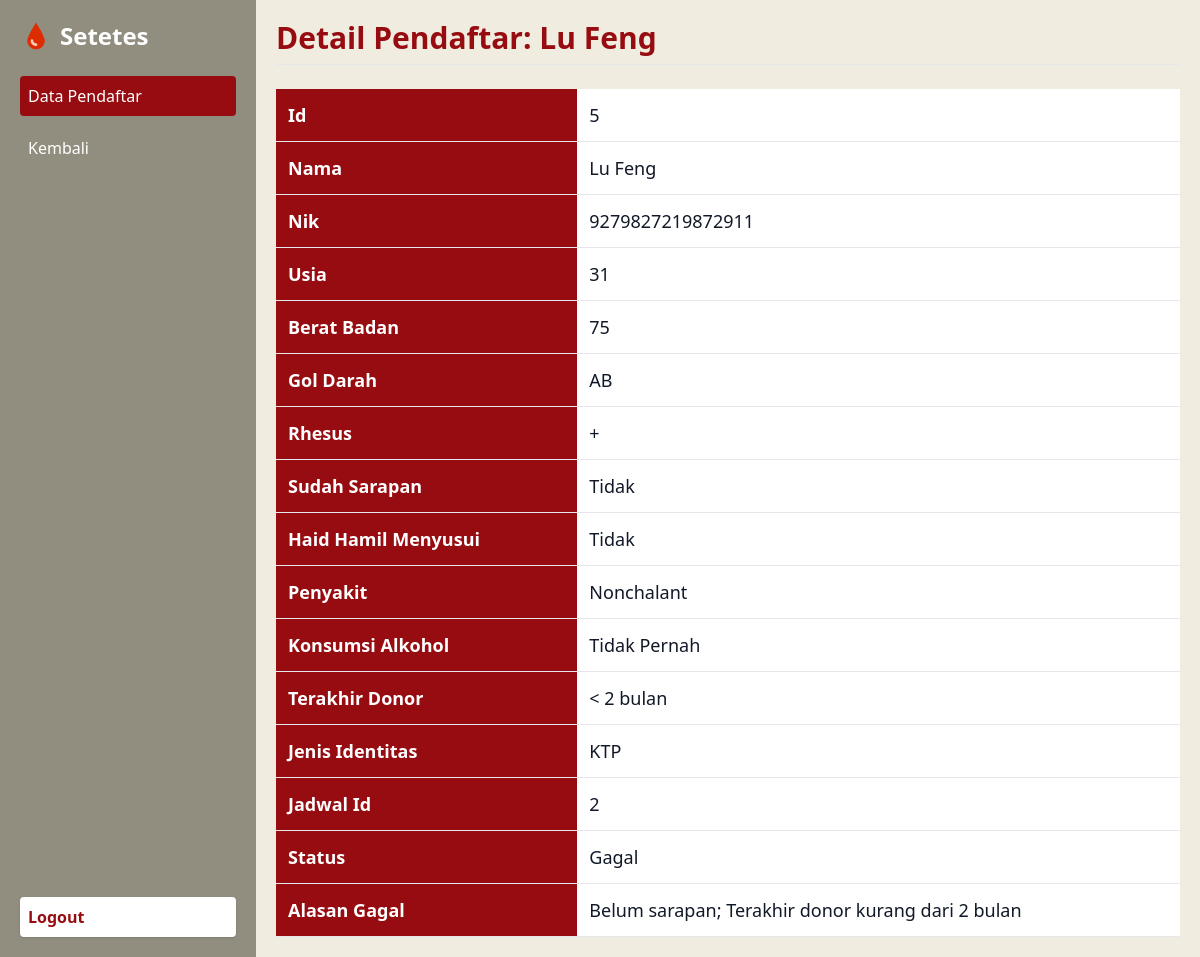
Screenshot of /menus/data.php?id=5 with the database file from the repository.
### tables this page shows
CREATE TABLE `pendaftaran` (
  `id` int(11) NOT NULL,
  `nama` varchar(100) NOT NULL,
  `nik` char(16) NOT NULL,
  `usia` int(11) NOT NULL,
  `berat_badan` float NOT NULL,
  `gol_darah` enum('A','B','AB','O') NOT NULL,
  `rhesus` enum('+','-') NOT NULL,
  `sudah_sarapan` enum('Ya','Tidak') NOT NULL,
  `haid_hamil_menyusui` enum('Tidak','Haid','Hamil','Menyusui') NOT NULL,
  `penyakit` text DEFAULT NULL,
  `konsumsi_alkohol` enum('Tidak Pernah','Pernah') NOT NULL,
  `terakhir_donor` enum('Pertama kali','< 2 bulan','> 2 bulan') NOT NULL,
  `jenis_identitas` enum('KTP','SIM','Kartu Pelajar','KTM') NOT NULL,
  `jadwal_id` int(11) DEFAULT NULL,
  `status` enum('Lolos','Gagal') NOT NULL,
  `alasan_gagal` text DEFAULT NULL
);

### menus/data.php (the view, shortened to what this page needs)
<?php
require '../config/db.php';
$detail = null;
if (isset($_GET['id'])) {
    $id = (int)$_GET['id'];
    $stmt = $conn->prepare("SELECT * FROM pendaftaran WHERE id = ?");
    $stmt->bind_param("i", $id);
    $stmt->execute();
    $result = $stmt->get_result();
    $detail = $result->fetch_assoc();
}
?>
<!DOCTYPE html>
<html lang="en">
<head>
    <script src="https://cdn.tailwindcss.com"></script>
</head>
<body style="background-color: #f0ede0;">
    <div class="flex  flex-col md:flex-row min-h-screen">
        <aside class="w-full md:w-64 bg-[#918e80] p-5 text-white z-10 flex flex-col">
            <div class="flex items-center gap-2 mb-6">
                <img src="../assets/blood.png" alt="Logo" class="w-8 h-8">
                <h2 class="text-2xl font-bold font" id="main">Setetes</h2>
            </div>
            <div class="flex-1 space-y-3">
                <a href="#main" class="block p-2 rounded bg-[#970c10] transition">Data Pendaftar</a>
                <a href="pendaftaran.php" class="block p-2 rounded hover:bg-[#970c10] transition">Kembali</a>
            </div>
            <a href="../auth/logout.php"
            class="block mt-4 bg-white text-[#970c10] font-semibold p-2 rounded shadow hover:bg-[#970c10] hover:text-white transition">Logout</a>
        </aside>
        <main class="flex-1 p-5 mt-4 md:mt-0" id="main">
            <?php if ($detail): ?>
            <h1 class="text-3xl font-bold text-[#970c10] mb-6 border-b pb-2">Detail Pendaftar: <?= htmlspecialchars($detail['nama']) ?></h1>
            <div class="overflow-x-auto">
                <table class="w-full bg-white border-gray-200 shadow-md">
                    <?php foreach ($detail as $key => $value): ?>
                        <tr class="border-b">
                            <td class="p-3 bg-[#970c10] font-semibold text-white text-lg capitalize w-1/3">
                                <?= str_replace("_", " ", $key) ?>
                            </td>
                            <td class="p-3 text-gray-900 text-lg">
                                <?= htmlspecialchars($value) ?>
                            </td>
                        </tr>
                    <?php endforeach; ?>
                </table>
            </div>
        <?php else: ?>
            <p class="text-gray-600 text-lg">Tidak ada data untuk ditampilkan.</p>
        <?php endif; ?>
        </main>
    </div>
</body>
</html>

### rows the page displays
pendaftaran: nama "Lu Feng", id "5", nik "9279827219872911", usia "31", berat_badan "75", gol_darah "AB", rhesus "+", sudah_sarapan "Tidak", haid_hamil_menyusui "Tidak", penyakit "Nonchalant", konsumsi_alkohol "Tidak Pernah", terakhir_donor "< 2 bulan", jenis_identitas "KTP", jadwal "2", status "Gagal", alasan_gagal "Belum sarapan; Terakhir donor kurang dari 2 bulan"

### other values shown
str_replace("_", " ", $key) "Id"
str_replace("_", " ", $key) "Nama"
str_replace("_", " ", $key) "Nik"
str_replace("_", " ", $key) "Usia"
str_replace("_", " ", $key) "Berat Badan"
str_replace("_", " ", $key) "Gol Darah"
str_replace("_", " ", $key) "Rhesus"
str_replace("_", " ", $key) "Sudah Sarapan"
str_replace("_", " ", $key) "Haid Hamil Menyusui"
str_replace("_", " ", $key) "Penyakit"
str_replace("_", " ", $key) "Konsumsi Alkohol"
str_replace("_", " ", $key) "Terakhir Donor"
str_replace("_", " ", $key) "Jenis Identitas"
str_replace("_", " ", $key) "Jadwal Id"
str_replace("_", " ", $key) "Status"
